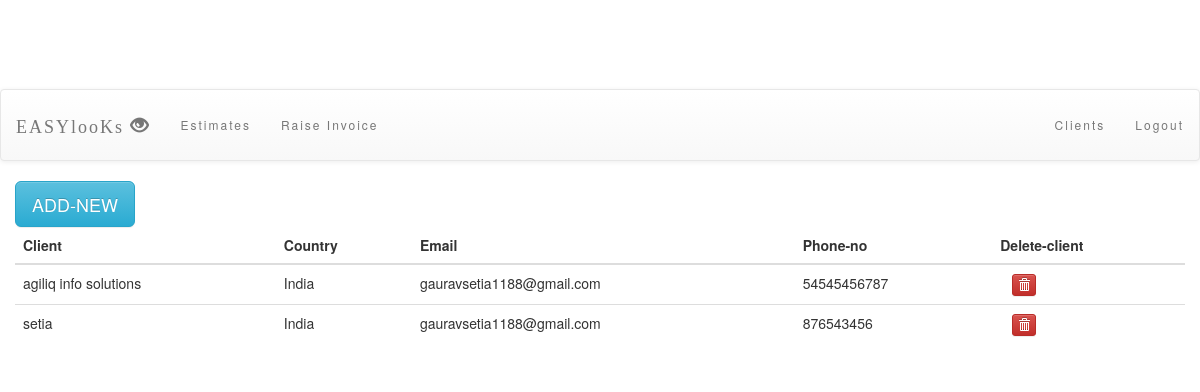
Page /invoice/clients/ (signed in) on the earlier database version.
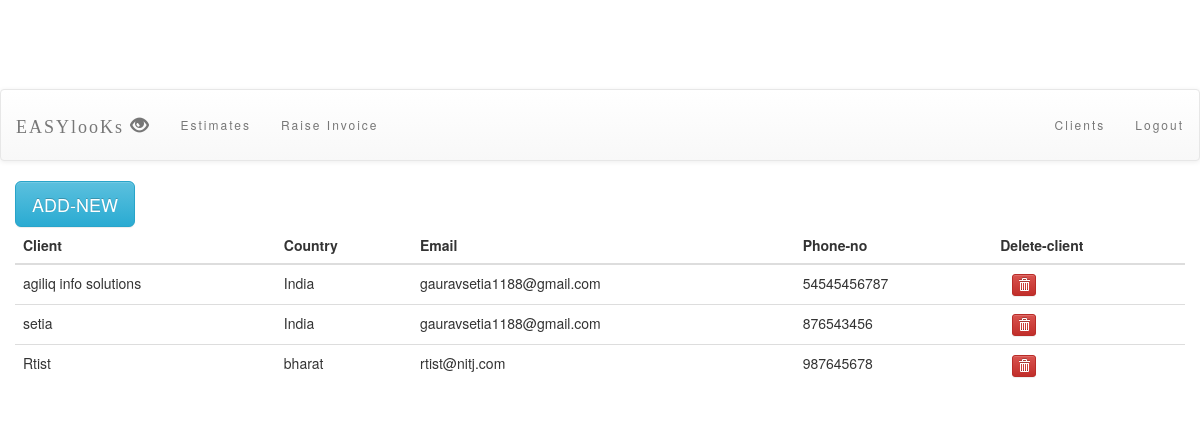
Same page on the later database version.
### invoiceapp/models.py (models this page shows, shortened)
class Client(models.Model):
    user = models.ForeignKey(User,default=1)
    organisation_name = models.CharField(max_length=50)
    email = models.EmailField(default='')
    country = models.CharField(max_length=25)
    phone_number = models.CharField(max_length=30)
    client_address = models.CharField(max_length=500)

### invoiceapp/views.py (the view)
def client(request):
    all_clients = Client.objects.filter(user=request.user)
    return render(request, 'invoiceapp/client.html', {'all_clients': all_clients})

### invoiceapp/templates/invoiceapp/client.html (shortened to what this page needs)
<!DOCTYPE html>
<html lang="en">
<head>
    {% load staticfiles %}
    <link rel="stylesheet" type="text/css" href="{% static 'invoiceapp/style.css' %}"/>
	<link rel="stylesheet" href="https://maxcdn.bootstrapcdn.com/bootstrap/3.3.6/css/bootstrap.min.css">
	<link rel="stylesheet" href="https://maxcdn.bootstrapcdn.com/bootstrap/3.3.6/css/bootstrap-theme.min.css">
</head>
<body id="body">
<div id="index_page_header">EASYlooKs<span style="font-size: medium"><sup>cloud</sup><sub>InvoiCing</sub></span></div>
  <nav class="navbar navbar-default" id="navbar">
         <div class="container-fluid">
           <div class="navbar-header">
            <a href="{% url 'invoiceapp:index' %}" class="navbar-brand">EASYlooKs <span class="glyphicon glyphicon-eye-open"></span></a>
           </div>
    <div>
        <ul class="nav navbar-nav">
            <li><a href="{% url 'invoiceapp:estimates' %}" class="active">Estimates</a></li>
            <li><a href="{% url 'invoiceapp:raiseinvoice' %}">Raise Invoice </a></li>
        </ul>
        <ul class="nav navbar-nav navbar-right">
            <li><a href="{% url 'invoiceapp:client' %}" class="active">Clients</a></li>
            <li><a href="{% url 'invoiceapp:logout' %}" class="active">Logout</a></li>
        </ul>
    </div>
         </div>
  </nav>
<div class="container-fluid">
 <a href="{% url 'invoiceapp:add_client'%}">
   <button type="button" class="btn btn-info btn-lg" >ADD-NEW</button>
 </a>
<table class="table">
    <thead>
        <tr>
            <th>Client</th>
            <th>Country</th>
            <th>Email</th>
            <th>Phone-no</th>
            <th>Delete-client</th>
        </tr>
    </thead>
    <tbody>
      {% for client in all_clients %}
          <tr>
              <td>{{ client.organisation_name }}</td>
              <td>{{ client.country }}</td>
              <td>{{ client.email}}</td>
              <td>{{ client.phone_number}}</td>
              <td>
                  <a href="{% url 'invoiceapp:deleteclient' pk=client.pk %}">
                     &nbsp;&nbsp; <button type="button" class="btn btn-danger btn-xs">
                          <span class="glyphicon glyphicon-trash"></span>
                      </button>
                  </a>
              </td>
          </tr>
      {% endfor %}
    </tbody>
</table>
</div>
</body>
</html>

Differences in the rows shown:
added Client: organisation_name "Rtist", country "bharat", email "rtist@nitj.com", phone_number "987645678"
